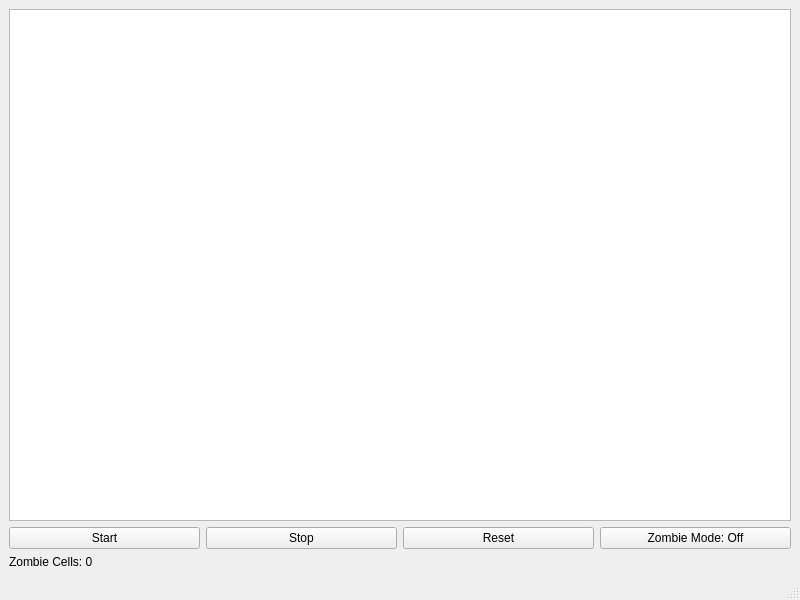
<?xml version="1.0" encoding="UTF-8"?>
<ui version="4.0">
 <class>MainWindow</class>
 <widget class="QMainWindow" name="MainWindow">
  <property name="geometry">
   <rect>
    <x>0</x>
    <y>0</y>
    <width>800</width>
    <height>600</height>
   </rect>
  </property>
  <property name="windowTitle">
   <string>Game of Life</string>
  </property>
  <widget class="QWidget" name="centralwidget">
   <layout class="QVBoxLayout" name="verticalLayout">
    <item>
     <widget class="QGraphicsView" name="graphicsView">
      <property name="sizePolicy">
       <sizepolicy hsizetype="Expanding" vsizetype="Expanding">
        <horstretch>0</horstretch>
        <verstretch>0</verstretch>
       </sizepolicy>
      </property>
     </widget>
    </item>
    <item>
     <layout class="QHBoxLayout" name="horizontalLayout">
      <item>
       <widget class="QPushButton" name="startButton">
        <property name="text">
         <string>Start</string>
        </property>
       </widget>
      </item>
      <item>
       <widget class="QPushButton" name="stopButton">
        <property name="text">
         <string>Stop</string>
        </property>
       </widget>
      </item>
      <item>
       <widget class="QPushButton" name="resetButton">
        <property name="text">
         <string>Reset</string>
        </property>
       </widget>
      </item>
      <item>
       <widget class="QPushButton" name="zombieModeButton">
        <property name="text">
         <string>Zombie Mode: Off</string>
        </property>
       </widget>
      </item>
     </layout>
    </item>
    <item>
     <widget class="QLabel" name="zombieCountLabel">
      <property name="text">
       <string>Zombie Cells: 0</string>
      </property>
     </widget>
    </item>
   </layout>
  </widget>
  <widget class="QMenuBar" name="menubar">
   <property name="geometry">
    <rect>
     <x>0</x>
     <y>0</y>
     <width>800</width>
     <height>23</height>
    </rect>
   </property>
  </widget>
  <widget class="QStatusBar" name="statusbar"/>
 </widget>
 <resources/>
 <connections/>
</ui>
